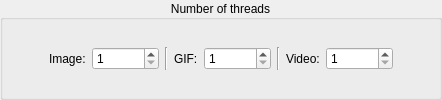
          <widget class="QGroupBox" name="groupBox_NumOfThreads">
           <property name="enabled">
            <bool>true</bool>
           </property>
           <property name="sizePolicy">
            <sizepolicy hsizetype="Preferred" vsizetype="Fixed">
             <horstretch>0</horstretch>
             <verstretch>0</verstretch>
            </sizepolicy>
           </property>
           <property name="maximumSize">
            <size>
             <width>16777215</width>
             <height>16777215</height>
            </size>
           </property>
           <property name="toolTip">
            <string/>
           </property>
           <property name="title">
            <string>Number of threads</string>
           </property>
           <property name="alignment">
            <set>Qt::AlignCenter</set>
           </property>
           <property name="flat">
            <bool>false</bool>
           </property>
           <layout class="QGridLayout" name="gridLayout_8" columnstretch="1,4,1">
            <property name="leftMargin">
             <number>6</number>
            </property>
            <property name="topMargin">
             <number>6</number>
            </property>
            <property name="rightMargin">
             <number>6</number>
            </property>
            <property name="bottomMargin">
             <number>6</number>
            </property>
            <item row="0" column="2">
             <spacer name="horizontalSpacer_6">
              <property name="orientation">
               <enum>Qt::Horizontal</enum>
              </property>
              <property name="sizeHint" stdset="0">
               <size>
                <width>40</width>
                <height>20</height>
               </size>
              </property>
             </spacer>
            </item>
            <item row="0" column="1">
             <widget class="QFrame" name="frame_16">
              <property name="sizePolicy">
               <sizepolicy hsizetype="Preferred" vsizetype="Fixed">
                <horstretch>0</horstretch>
                <verstretch>0</verstretch>
               </sizepolicy>
              </property>
              <property name="frameShape">
               <enum>QFrame::NoFrame</enum>
              </property>
              <property name="frameShadow">
               <enum>QFrame::Raised</enum>
              </property>
              <layout class="QGridLayout" name="gridLayout_57">
               <property name="leftMargin">
                <number>0</number>
               </property>
               <property name="topMargin">
                <number>0</number>
               </property>
               <property name="rightMargin">
                <number>0</number>
               </property>
               <property name="bottomMargin">
                <number>0</number>
               </property>
               <item row="0" column="2">
                <widget class="QLabel" name="label_11">
                 <property name="sizePolicy">
                  <sizepolicy hsizetype="Fixed" vsizetype="Preferred">
                   <horstretch>0</horstretch>
                   <verstretch>0</verstretch>
                  </sizepolicy>
                 </property>
                 <property name="maximumSize">
                  <size>
                   <width>50</width>
                   <height>16777215</height>
                  </size>
                 </property>
                 <property name="toolTip">
                  <string/>
                 </property>
                 <property name="statusTip">
                  <string/>
                 </property>
                 <property name="whatsThis">
                  <string/>
                 </property>
                 <property name="text">
                  <string>Image:</string>
                 </property>
                </widget>
               </item>
               <item row="0" column="4">
                <widget class="Line" name="line">
                 <property name="orientation">
                  <enum>Qt::Vertical</enum>
                 </property>
                </widget>
               </item>
               <item row="0" column="8">
                <widget class="QLabel" name="label_13">
                 <property name="sizePolicy">
                  <sizepolicy hsizetype="Fixed" vsizetype="Preferred">
                   <horstretch>0</horstretch>
                   <verstretch>0</verstretch>
                  </sizepolicy>
                 </property>
                 <property name="maximumSize">
                  <size>
                   <width>50</width>
                   <height>16777215</height>
                  </size>
                 </property>
                 <property name="toolTip">
                  <string/>
                 </property>
                 <property name="text">
                  <string>Video:</string>
                 </property>
                </widget>
               </item>
               <item row="0" column="7">
                <widget class="Line" name="line_2">
                 <property name="orientation">
                  <enum>Qt::Vertical</enum>
                 </property>
                </widget>
               </item>
               <item row="0" column="6">
                <widget class="QSpinBox" name="spinBox_ThreadNum_gif_internal">
                 <property name="sizePolicy">
                  <sizepolicy hsizetype="Preferred" vsizetype="Fixed">
                   <horstretch>0</horstretch>
                   <verstretch>0</verstretch>
                  </sizepolicy>
                 </property>
                 <property name="toolTip">
                  <string>The number of threads that the software processes GIF. Limited by CPU.</string>
                 </property>
                 <property name="minimum">
                  <number>1</number>
                 </property>
                 <property name="maximum">
                  <number>999999999</number>
                 </property>
                 <property name="singleStep">
                  <number>1</number>
                 </property>
                 <property name="value">
                  <number>1</number>
                 </property>
                </widget>
               </item>
               <item row="0" column="9">
                <widget class="QSpinBox" name="spinBox_ThreadNum_video_internal">
                 <property name="sizePolicy">
                  <sizepolicy hsizetype="Preferred" vsizetype="Fixed">
                   <horstretch>0</horstretch>
                   <verstretch>0</verstretch>
                  </sizepolicy>
                 </property>
                 <property name="toolTip">
                  <string>The number of threads that the software processes Video. Limited by CPU.</string>
                 </property>
                 <property name="minimum">
                  <number>1</number>
                 </property>
                 <property name="maximum">
                  <number>999999999</number>
                 </property>
                 <property name="singleStep">
                  <number>1</number>
                 </property>
                 <property name="value">
                  <number>1</number>
                 </property>
                </widget>
               </item>
               <item row="0" column="5">
                <widget class="QLabel" name="label_12">
                 <property name="sizePolicy">
                  <sizepolicy hsizetype="Fixed" vsizetype="Preferred">
                   <horstretch>0</horstretch>
                   <verstretch>0</verstretch>
                  </sizepolicy>
                 </property>
                 <property name="maximumSize">
                  <size>
                   <width>50</width>
                   <height>16777215</height>
                  </size>
                 </property>
                 <property name="text">
                  <string>GIF:</string>
                 </property>
                </widget>
               </item>
               <item row="0" column="3">
                <widget class="QSpinBox" name="spinBox_ThreadNum_image">
                 <property name="sizePolicy">
                  <sizepolicy hsizetype="Preferred" vsizetype="Fixed">
                   <horstretch>0</horstretch>
                   <verstretch>0</verstretch>
                  </sizepolicy>
                 </property>
                 <property name="toolTip">
                  <string>The number of threads that the software processes Image. Limited by CPU.</string>
                 </property>
                 <property name="minimum">
                  <number>1</number>
                 </property>
                 <property name="maximum">
                  <number>999999999</number>
                 </property>
                 <property name="singleStep">
                  <number>1</number>
                 </property>
                 <property name="value">
                  <number>1</number>
                 </property>
                </widget>
               </item>
              </layout>
             </widget>
            </item>
            <item row="0" column="0">
             <spacer name="horizontalSpacer_5">
              <property name="orientation">
               <enum>Qt::Horizontal</enum>
              </property>
              <property name="sizeHint" stdset="0">
               <size>
                <width>40</width>
                <height>20</height>
               </size>
              </property>
             </spacer>
            </item>
           </layout>
          </widget>
